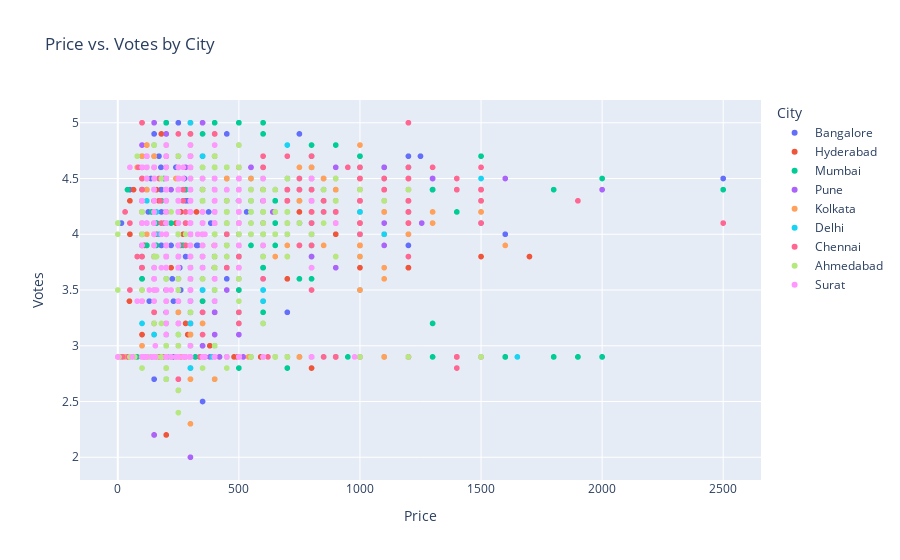

Here is the notebook cell this chart was saved with:
### Code cell
# Price vs. Average Ratings by City using Plotly
fig = px.scatter(data, x='Price', y='Votes', color='City',
                 hover_data=['Cuisine'], title='Price vs. Votes by City')
fig.show()

### Figure 1 — Plotly figure (JSON) as saved in the notebook; plotly's stock layout.template omitted (floating-point values rounded to 4 significant figures; data arrays with more than 128 entries replaced by an {"elided": "..."} marker saying what was removed)
{"data": [{"customdata": {"elided": "946x1 str values"}, "hovertemplate": "City=Bangalore<br>Price=%{x}<br>Votes=%{y}<br>Cuisine=%{customdata[0]}<extra></extra>", "legendgroup": "Bangalore", "marker": {"color": "#636efa", "symbol": "circle"}, "mode": "markers", "name": "Bangalore", "showlegend": true, "type": "scattergl", "x": {"elided": "946 int values"}, "xaxis": "x", "y": {"elided": "946 float values"}, "yaxis": "y"}, {"customdata": {"elided": "1075x1 str values"}, "hovertemplate": "City=Hyderabad<br>Price=%{x}<br>Votes=%{y}<br>Cuisine=%{customdata[0]}<extra></extra>", "legendgroup": "Hyderabad", "marker": {"color": "#EF553B", "symbol": "circle"}, "mode": "markers", "name": "Hyderabad", "showlegend": true, "type": "scattergl", "x": {"elided": "1075 int values"}, "xaxis": "x", "y": {"elided": "1075 float values"}, "yaxis": "y"}, {"customdata": {"elided": "1277x1 str values"}, "hovertemplate": "City=Mumbai<br>Price=%{x}<br>Votes=%{y}<br>Cuisine=%{customdata[0]}<extra></extra>", "legendgroup": "Mumbai", "marker": {"color": "#00cc96", "symbol": "circle"}, "mode": "markers", "name": "Mumbai", "showlegend": true, "type": "scattergl", "x": {"elided": "1277 int values"}, "xaxis": "x", "y": {"elided": "1277 float values"}, "yaxis": "y"}, {"customdata": {"elided": "1090x1 str values"}, "hovertemplate": "City=Pune<br>Price=%{x}<br>Votes=%{y}<br>Cuisine=%{customdata[0]}<extra></extra>", "legendgroup": "Pune", "marker": {"color": "#ab63fa", "symbol": "circle"}, "mode": "markers", "name": "Pune", "showlegend": true, "type": "scattergl", "x": {"elided": "1090 int values"}, "xaxis": "x", "y": {"elided": "1090 float values"}, "yaxis": "y"}, {"customdata": {"elided": "1346x1 str values"}, "hovertemplate": "City=Kolkata<br>Price=%{x}<br>Votes=%{y}<br>Cuisine=%{customdata[0]}<extra></extra>", "legendgroup": "Kolkata", "marker": {"color": "#FFA15A", "symbol": "circle"}, "mode": "markers", "name": "Kolkata", "showlegend": true, "type": "scattergl", "x": {"elided": "1346 int values"}, "xaxis": "x", "y": {"elided": "1346 float values"}, "yaxis": "y"}, {"customdata": {"elided": "611x1 str values"}, "hovertemplate": "City=Delhi<br>Price=%{x}<br>Votes=%{y}<br>Cuisine=%{customdata[0]}<extra></extra>", "legendgroup": "Delhi", "marker": {"color": "#19d3f3", "symbol": "circle"}, "mode": "markers", "name": "Delhi", "showlegend": true, "type": "scattergl", "x": {"elided": "611 int values"}, "xaxis": "x", "y": {"elided": "611 float values"}, "yaxis": "y"}, {"customdata": {"elided": "1106x1 str values"}, "hovertemplate": "City=Chennai<br>Price=%{x}<br>Votes=%{y}<br>Cuisine=%{customdata[0]}<extra></extra>", "legendgroup": "Chennai", "marker": {"color": "#FF6692", "symbol": "circle"}, "mode": "markers", "name": "Chennai", "showlegend": true, "type": "scattergl", "x": {"elided": "1106 int values"}, "xaxis": "x", "y": {"elided": "1106 float values"}, "yaxis": "y"}, {"customdata": {"elided": "717x1 str values"}, "hovertemplate": "City=Ahmedabad<br>Price=%{x}<br>Votes=%{y}<br>Cuisine=%{customdata[0]}<extra></extra>", "legendgroup": "Ahmedabad", "marker": {"color": "#B6E880", "symbol": "circle"}, "mode": "markers", "name": "Ahmedabad", "showlegend": true, "type": "scattergl", "x": {"elided": "717 int values"}, "xaxis": "x", "y": {"elided": "717 float values"}, "yaxis": "y"}, {"customdata": {"elided": "512x1 str values"}, "hovertemplate": "City=Surat<br>Price=%{x}<br>Votes=%{y}<br>Cuisine=%{customdata[0]}<extra></extra>", "legendgroup": "Surat", "marker": {"color": "#FF97FF", "symbol": "circle"}, "mode": "markers", "name": "Surat", "showlegend": true, "type": "scattergl", "x": {"elided": "512 int values"}, "xaxis": "x", "y": {"elided": "512 float values"}, "yaxis": "y"}], "layout": {"legend": {"title": {"text": "City"}, "tracegroupgap": 0}, "title": {"text": "Price vs. Votes by City"}, "xaxis": {"anchor": "y", "domain": [0, 1], "title": {"text": "Price"}}, "yaxis": {"anchor": "x", "domain": [0, 1], "title": {"text": "Votes"}}}}
